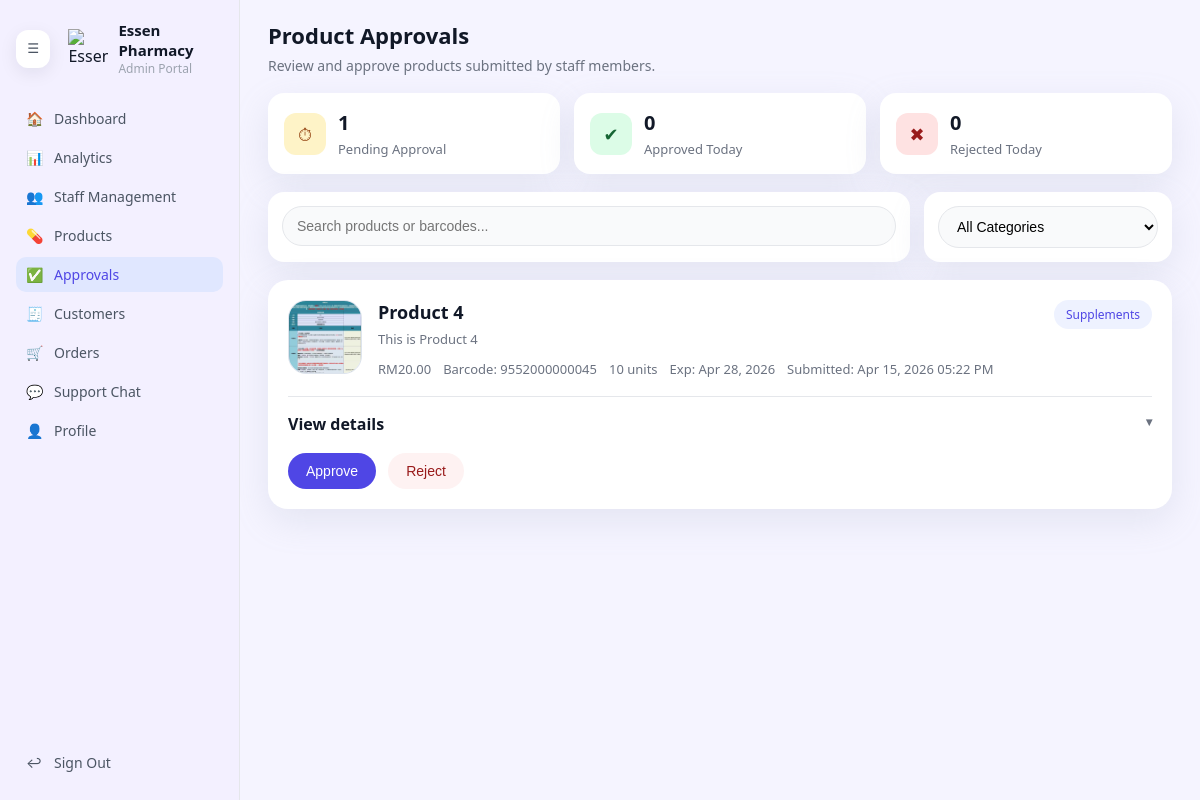
The app's page /admin/approvals.php (signed in), older data.
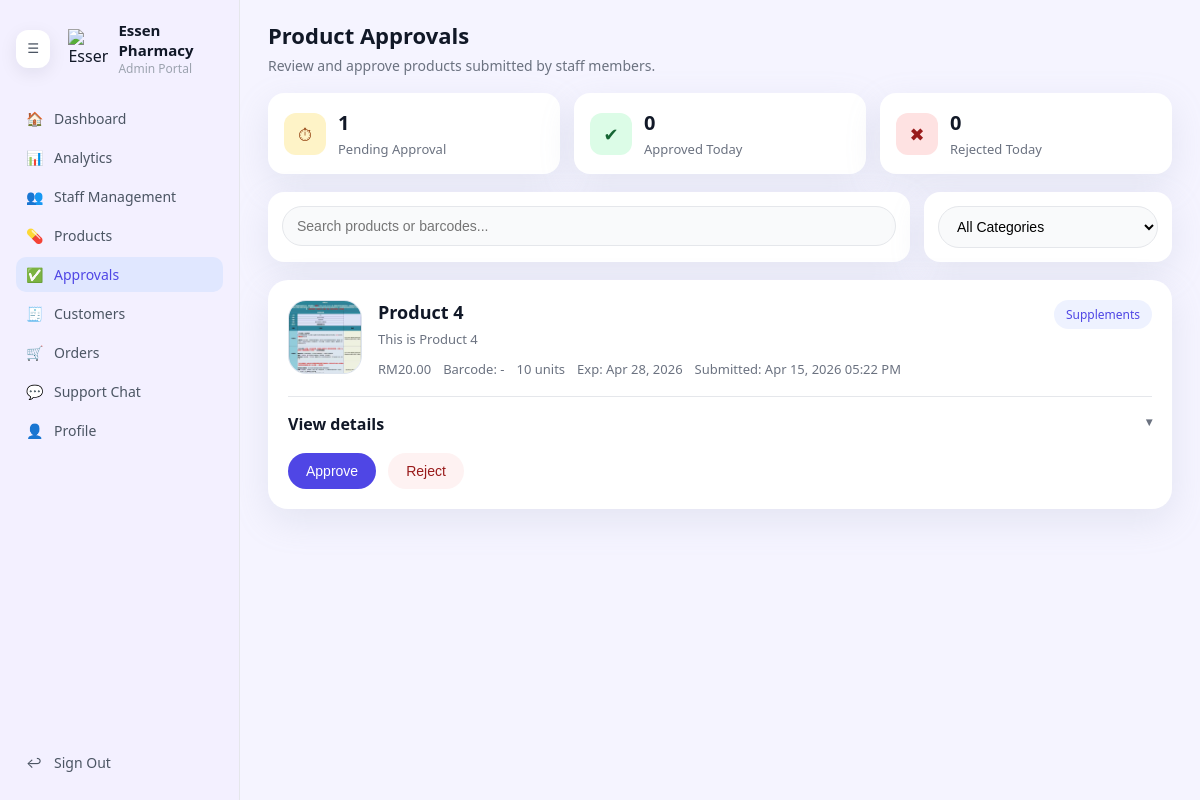
The same page, newer data.
### tables this page shows
CREATE TABLE `product_submissions` (
  `submissionID` int(10) UNSIGNED NOT NULL,
  `userID` int(10) UNSIGNED NOT NULL,
  `productName` varchar(255) NOT NULL,
  `barcode` varchar(100) DEFAULT NULL,
  `barcodeImagePath` varchar(255) DEFAULT NULL,
  `productDescription` text DEFAULT NULL,
  `category` varchar(100) NOT NULL,
  `price` decimal(10,2) NOT NULL DEFAULT 0.00,
  `stockQuantity` int(11) NOT NULL DEFAULT 0,
  `imagePath` varchar(255) DEFAULT NULL,
  `expiryDate` date DEFAULT NULL,
  `status` enum('Pending','Approved','Rejected') NOT NULL DEFAULT 'Pending',
  `rejectionReason` varchar(255) DEFAULT NULL,
  `created_at` timestamp NOT NULL DEFAULT current_timestamp(),
  `updated_at` timestamp NOT NULL DEFAULT current_timestamp() ON UPDATE current_timestamp()
);

### admin/approvals.php (the view, shortened to what the changed rows need)
<?php
require_once __DIR__ . '/../db.php';
function formatDate($dateString)
{
    $dt = new DateTime($dateString);
    return $dt->format('M d, Y');
}
function formatDateTime($dateString)
{
    $dt = new DateTime($dateString);
    return $dt->format('M d, Y h:i A');
}
$where = 'status = "Pending"';
$sql = "SELECT ps.submissionID, ps.userID, ps.productName, ps.barcode, ps.barcodeImagePath, ps.productDescription, ps.category, ps.price, ps.stockQuantity, ps.imagePath, ps.expiryDate, ps.status, ps.rejectionReason, ps.created_at, u.firstName, u.lastName
        FROM product_submissions ps
        LEFT JOIN users u ON ps.userID = u.userID
        WHERE $where
        ORDER BY ps.created_at DESC";
$stmt = $conn->prepare($sql);
$stmt->execute();
$result = $stmt->get_result();
$submissions = $result->fetch_all(MYSQLI_ASSOC);
?>
<!DOCTYPE html>
<html lang="en">
<head>
    <link rel="stylesheet" href="css/admin-dashboard.css">
    <link rel="stylesheet" href="css/admin-approvals.css">
</head>
<body>
<div class="admin-layout">
    <main class="main-content">
        <div class="approval-header">
            <div class="approval-header-title">
                <h1>Product Approvals</h1>
            </div>
        </div>
        <?php if (empty($submissions)): ?>
            <div class="approval-empty-card">
                <div class="approval-empty-icon">✅</div>
                <div>
                    <p class="approval-empty-title">No products pending approval.</p>
                    <p class="approval-empty-text">All submitted products have been processed or there are no pending requests.</p>
                </div>
            </div>
        <?php else: ?>
            <div class="approval-list">
                <?php foreach ($submissions as $submission): ?>
                    <?php
                        $displayCategory = trim((string)($submission['category'] ?? ''));
                    ?>
                    <div class="approval-card">
                        <div class="approval-card-top">
                            <div class="approval-card-media">
                                <?php if (!empty($submission['imagePath'])): ?>
                                    <img src="<?php echo htmlspecialchars($submission['imagePath']); ?>" alt="<?php echo htmlspecialchars($submission['productName']); ?>" class="approval-card-image">
                                <?php else: ?>
                                    <span class="approval-card-icon">📦</span>
                                <?php endif; ?>
                            </div>
                            <div class="approval-card-info">
                                <div class="approval-card-title-row">
                                    <div>
                                        <h2><?php echo htmlspecialchars($submission['productName']); ?></h2>
                                        <p><?php echo htmlspecialchars($submission['productDescription']); ?></p>
                                    </div>
                                    <span class="badge-category"><?php echo htmlspecialchars($displayCategory); ?></span>
                                </div>
                                <div class="approval-card-meta">
                                    <span>RM<?php echo number_format($submission['price'], 2); ?></span>
                                    <span>Barcode: <?php echo htmlspecialchars($submission['barcode'] ?: '-'); ?></span>
                                    <span><?php echo (int)$submission['stockQuantity']; ?> units</span>
                                    <span>Exp: <?php echo htmlspecialchars(formatDate($submission['expiryDate'])); ?></span>
                                    <span>Submitted: <?php echo htmlspecialchars(formatDateTime($submission['created_at'])); ?></span>
                                </div>
                            </div>
                        </div>
                        <details class="approval-details">
                            <summary>View details</summary>
                        </details>
                        <div class="approval-actions">
                            <form method="post" class="approval-action-form">
                                <button type="submit" name="action" value="approve" class="btn-approve">Approve</button>
                                <button type="submit" name="action" value="reject" class="btn-reject" onclick="return setRejectReason(this)">Reject</button>
                            </form>
                        </div>
                    </div>
                <?php endforeach; ?>
            </div>
        <?php endif; ?>
    </main>
</div>
</body>
</html>

Row changes from the older to the newer data that the page shows:
changed product_submissions "Product 4": barcode "9552000000045" → "-"
